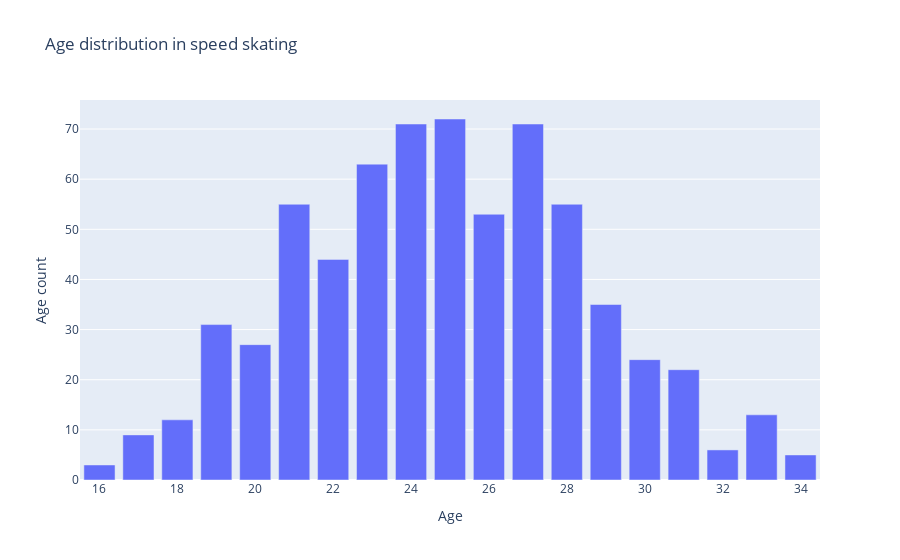

This figure's notebook cell:
### Code cell
ages_speed_skating = speed_skating_data["Age"].unique().tolist()
ages_tarkwondo = ages_speed_skating.sort()
number_ages_speed_skating = speed_skating_data[speed_skating_data["Age"].isin(ages_taekwondo)]
number_ages_speed_skating = number_ages_speed_skating["Age"].value_counts().reset_index().rename({"Age": "Age count", "index": "Age"}, axis="columns")
number_ages_speed_skating = number_ages_speed_skating.sort_values(by="Age").reset_index(drop=True)
fig = px.bar(number_ages_speed_skating, x="Age", y="Age count", title="Age distribution in speed skating")
fig.show()

### Figure 1 — Plotly figure (JSON) as saved in the notebook; plotly's stock layout.template omitted (floating-point values rounded to 4 significant figures)
{"data": [{"alignmentgroup": "True", "hovertemplate": "Age=%{x}<br>Age count=%{y}<extra></extra>", "legendgroup": "", "marker": {"color": "#636efa", "pattern": {"shape": ""}}, "name": "", "offsetgroup": "", "orientation": "v", "showlegend": false, "textposition": "auto", "type": "bar", "x": [16, 17, 18, 19, 20, 21, 22, 23, 24, 25, 26, 27, 28, 29, 30, 31, 32, 33, 34], "xaxis": "x", "y": [3, 9, 12, 31, 27, 55, 44, 63, 71, 72, 53, 71, 55, 35, 24, 22, 6, 13, 5], "yaxis": "y"}], "layout": {"barmode": "relative", "legend": {"tracegroupgap": 0}, "title": {"text": "Age distribution in speed skating"}, "xaxis": {"anchor": "y", "domain": [0, 1], "title": {"text": "Age"}}, "yaxis": {"anchor": "x", "domain": [0, 1], "title": {"text": "Age count"}}}}
